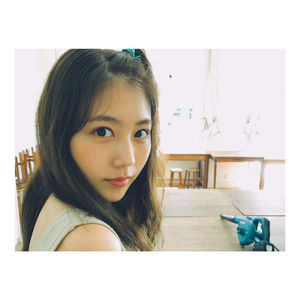
#> input picture arimura/043afb71-bd97-4aaa-ba2e-3e9d97e0f734.jpeg, 300 x 300 px; its folder holds 4 pictures in this run
$ jupyter execute --allow-errors Untitled1.ipynb
#> lines starting #> are read from the running program, lines starting #| are printed output that depends on the picture
[cell 1]
from PIL import Image
import os, glob
import numpy as np
from sklearn import model_selection

classes = ["arimura", "siraishi", "dog"]
num_classes = len(classes)
image_size = 50

X = []
Y = []
for index, classlabel in enumerate(classes):
    photos_dir = "./" + classlabel
    files = glob.glob(photos_dir + "/*.jpg")
    for i, file in enumerate(files):
        if i >= 150: break
        image = Image.open(file)
        image = image.convert("RGB")
        image = image.resize((image_size, image_size))
        data = np.asarray(image)
        X.append(data)
        Y.append(index)

X = np.array(X)
Y = np.array(Y)

#> (the rest of this cell did not finish here and is left out)

[cell 2]
from PIL import Image
import os, glob
import numpy as np
from sklearn import model_selection

classes = ["arimura", "siraishi", "dog"]
num_classes = len(classes)
image_size = 50

X = []
Y = []
for index, classlabel in enumerate(classes):
    photos_dir = "./" + classlabel
    files = glob.glob(photos_dir + "/*.jpeg")
    for i, file in enumerate(files):
        if i >= 150: break
        image = Image.open(file)
#> image is the input picture: PIL image 300x300 RGB; mean R, G, B 205.3, 200.9, 195.1
        image = image.convert("RGB")
        image = image.resize((image_size, image_size))
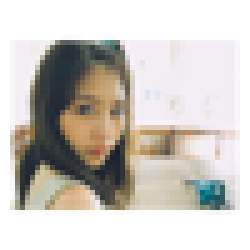
#> image: PIL image 50x50 RGB (shown 5 times larger); mean R, G, B 205.2, 200.9, 195
        data = np.asarray(image)
        X.append(data)
        Y.append(index)

X = np.array(X)
Y = np.array(Y)

X_train, X_test, y_train, y_test = model_selection.train_test_split(X, Y)
xy = (X_train, X_test, y_train, y_test)
#> (the rest of this cell did not finish here and is left out)
